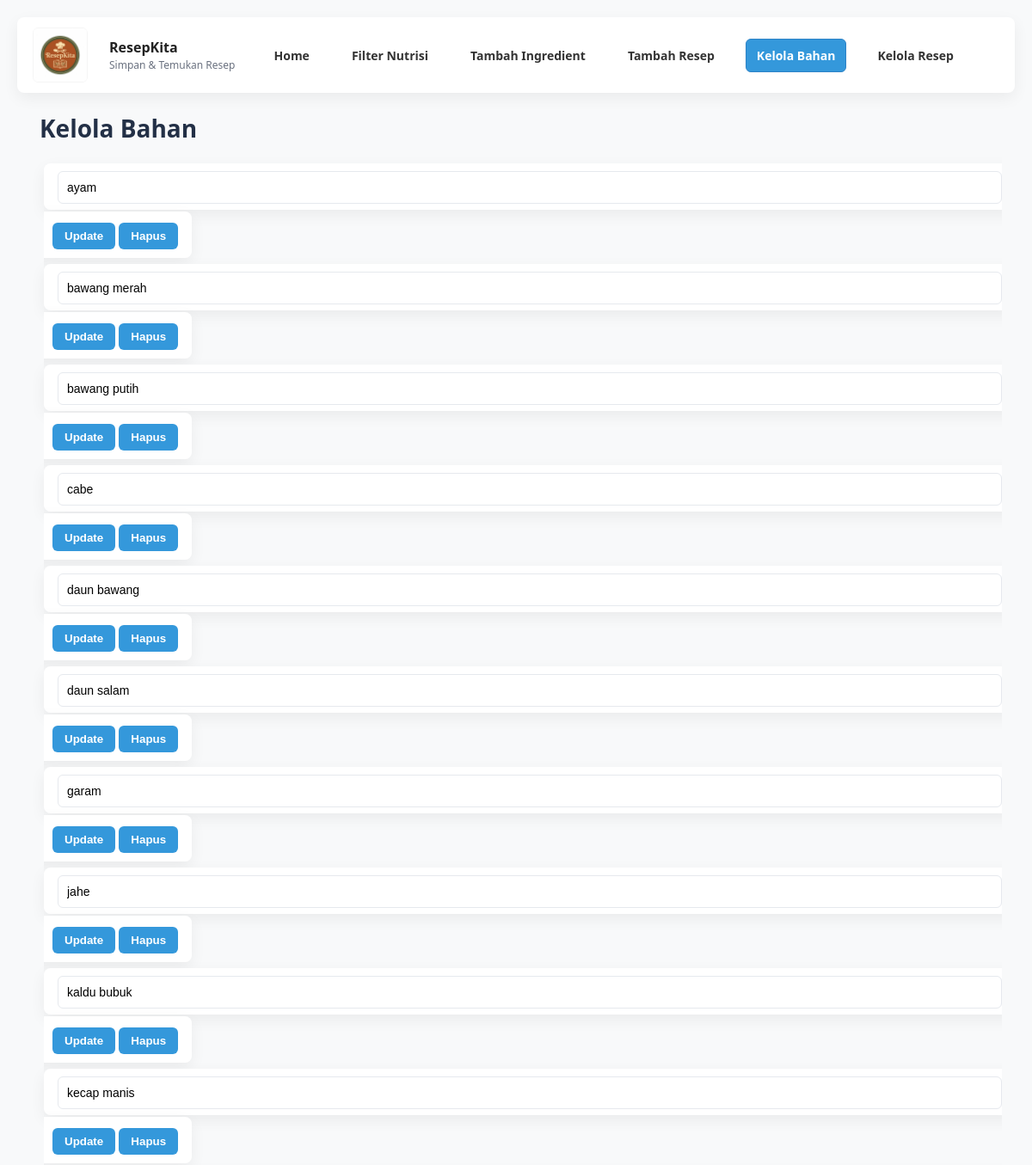
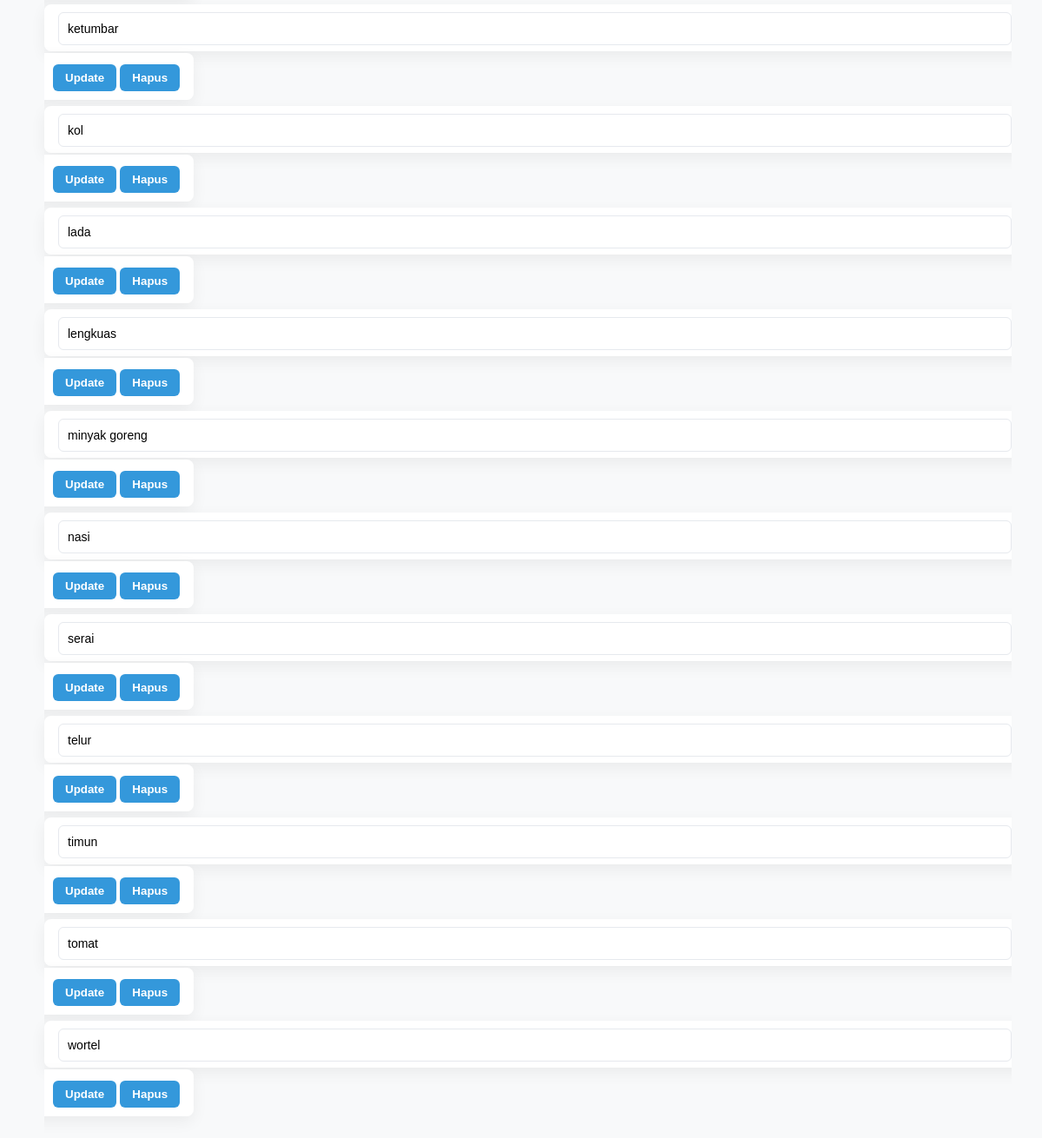
/manage_ingredients.php, run on the app's committed database (2 pictures, top to bottom).
### tables this page shows
CREATE TABLE `ingredients` (
  `id` int(11) NOT NULL,
  `name` varchar(150) NOT NULL,
  `calories` decimal(5,1) DEFAULT NULL COMMENT 'Kalori per 100g',
  `sugar_g` decimal(4,1) DEFAULT NULL COMMENT 'Gula per 100g (gram)',
  `fat_g` decimal(4,1) DEFAULT NULL COMMENT 'Lemak per 100g (gram)',
  `protein_g` decimal(4,1) DEFAULT NULL COMMENT 'Protein per 100g (gram)',
  `carbs_g` decimal(4,1) DEFAULT NULL COMMENT 'Karbohidrat per 100g (gram)'
);

### public/manage_ingredients.php (the view, shortened to what this page needs)
<?php
$mysqli = new mysqli('localhost', 'root', '', 'resepkita');
$ingredients = [];
$res = $mysqli->query("SELECT id, name FROM ingredients ORDER BY name");
while ($row = $res->fetch_assoc()) {
    $ingredients[] = $row;
}
?>
<!DOCTYPE html>
<html lang="id">
<head>
    <link rel="stylesheet" href="css/style.css">
</head>
<body>
    <nav>
        <div class="container">
            <div class="brand">
                <a href="index.php"><img src="img/logo.png" class="logo-img" alt="ResepKita"></a>
                <div>
                    <a href="index.php" style="display:block;text-decoration:none;color:inherit;"><strong>ResepKita</strong></a>
                    <div style="font-size:12px;color:#6b7280;">Simpan & Temukan Resep</div>
                </div>
            </div>
            <div class="nav-links">
            <a href="index.php">Home</a>
            <a href="nutrition_filter.php">Filter Nutrisi</a>
            <a href="add_ingredient.php">Tambah Ingredient</a>
            <a href="add_recipe.php">Tambah Resep</a>
            <a href="manage_ingredients.php"  class="active">Kelola Bahan</a>
            <a href="manage_recipes.php" >Kelola Resep</a>
    </nav>
    <div class="container">
    <h1>Kelola Bahan</h1>
    <?php if (empty($ingredients)): ?>
        <p>Belum ada bahan tersimpan.</p>
    <?php else: ?>
        <?php foreach ($ingredients as $ing): ?>
            <div class="ingredient-row" id="ing-<?php echo $ing['id']; ?>">
                <form method="post" action="" style="display:inline;">
                    <input type="text" name="name" value="<?php echo htmlspecialchars($ing['name']); ?>">
                    <div class="actions">
                        <button type="submit" name="edit">Update</button>
                        <button type="submit" name="delete" onclick="return confirm('Yakin hapus bahan ini?');">Hapus</button>
                    </div>
                </form>
            </div>
        <?php endforeach; ?>
    <?php endif; ?>
</body>
</html>

### public/css/style.css (style rules this page uses)
:root { --bg:#f8f9fa; --card:#ffffff; --muted:#666; --accent:#3498db; --accent-dark:#2d82c6; --success:#d4edda; --danger:#f8d7da; --shadow: 0 6px 18px rgba(0,0,0,0.06); --radius:8px; --pad:16px; }
* { box-sizing:border-box }
body { margin:0; font-family: "Segoe UI", Tahoma, Geneva, Verdana, sans-serif; background:var(--bg); color:#222; line-height:1.5; padding:20px; }
.container { max-width:1140px; margin:0 auto; padding:0 16px; }
nav { background:var(--card); border-radius:var(--radius); box-shadow:var(--shadow); margin-bottom:20px; position:sticky; top:12px; z-index:100; }
nav .container { display:flex; align-items:center; gap:16px; padding:12px 8px; flex-wrap:wrap; }
.brand { display:flex; align-items:center; gap:10px; margin-right:8px; }
.brand .logo-img { height:64px; max-height:64px; width:auto; display:block; border-radius:6px; object-fit:contain; border:1px solid rgba(0,0,0,0.04); }
.nav-links { display:flex; gap:8px; align-items:center; flex-wrap:wrap; margin-left:8px; }
.nav-links a { display:inline-block; text-decoration:none; color:#333; padding:8px 12px; border-radius:6px; transition:all .18s ease; font-weight:600; font-size:14px; border:1px solid transparent; }
.nav-links a.active { background:var(--accent); color:white; border-color:var(--accent-dark); }
h1 { margin:0 0 18px 0; font-size:28px; color:#233046; }
form, .card { background:var(--card); padding:var(--pad); border-radius:var(--radius); box-shadow:var(--shadow); margin-bottom:18px; }
input[type="text"], textarea, select { width:100%; padding:10px; border:1px solid #e6e9ee; border-radius:6px; font-size:14px; margin-top:6px; margin-bottom:10px; background:#fff; }
button, .button { background:var(--accent); color:white; border:none; padding:8px 14px; border-radius:6px; cursor:pointer; font-weight:600; text-decoration:none; display:inline-block; }
.actions { margin-top:12px; display:flex; gap:8px; flex-wrap:wrap; }

### public/manage_ingredients.php (style rules this page uses)
.ingredient-row { margin-bottom: 10px; padding: 5px; }
.actions { display: inline-block; margin-left: 10px; }
a { text-decoration: none; margin-right: 15px; color: #333; }

### data on the page
ingredients: name "ayam"
ingredients: name "bawang merah"
ingredients: name "bawang putih"
ingredients: name "cabe"
ingredients: name "daun bawang"
ingredients: name "daun salam"
ingredients: name "garam"
ingredients: name "jahe"
ingredients: name "kaldu bubuk"
ingredients: name "kecap manis"
ingredients: name "ketumbar"
ingredients: name "kol"
ingredients: name "lada"
ingredients: name "lengkuas"
ingredients: name "minyak goreng"
ingredients: name "nasi"
ingredients: name "serai"
ingredients: name "telur"
ingredients: name "timun"
ingredients: name "tomat"
ingredients: name "wortel"
